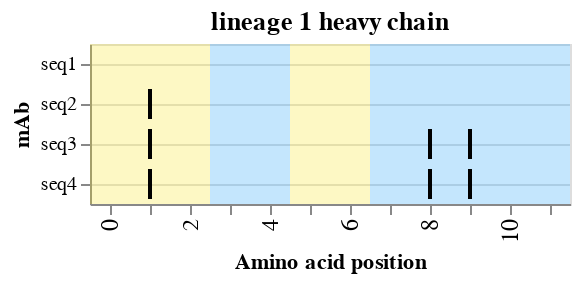
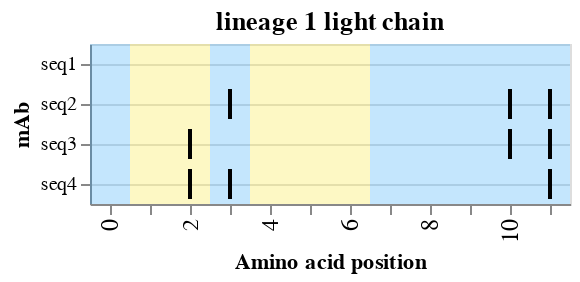
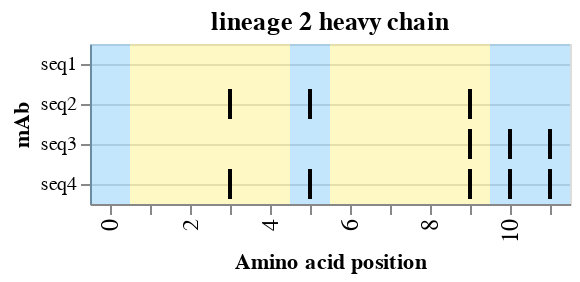
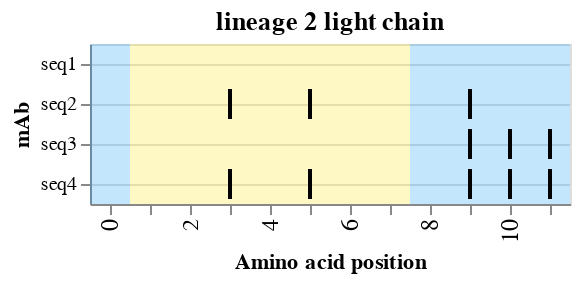

Notebook source saved alongside these figures, in order:
### Code cell
'''
EXAMPLE from plots_summary.json

[
    {
        "title":  "lineage 1",
        "lineage_alignment_fasta" : "072v2-Vh-minimal translation.fasta",
        "is_aa" : true,
        "inclusive_region_bounds" : {
                                        "CDR3": {"5p": 98, "3p": 121},
                                        "CDR2": {"5p": 40, "3p": 60}
                                    },
        "json_fname": null,
        "translate": false
    },
    {
        "title":  "lineage 2",
        "lineage_alignment_fasta" : "072v2-Vh-minimal translation.fasta",
        "is_aa" : true,
        "inclusive_region_bounds" : {
                                        "CDR3": {"5p": 108, "3p": 121},
                                        "CDR2": {"5p": 40, "3p": 60}
                                    },
        "json_fname": null,
        "translate": false
    }
]


1. Paste a file path whose contents look like the above example in into the function below with quotes like so:
make_many_tick_plots("plots_summary.json")
2. Click the fastforward looking button at the top to create the plots
3. Click on the three dots next to each plot to save an image with the desired format and name
'''

make_many_tick_plots("example_input/plots_summary.json", "output")
make_many_combined_tick_plots("example_input/plots_summary.json", "output")
